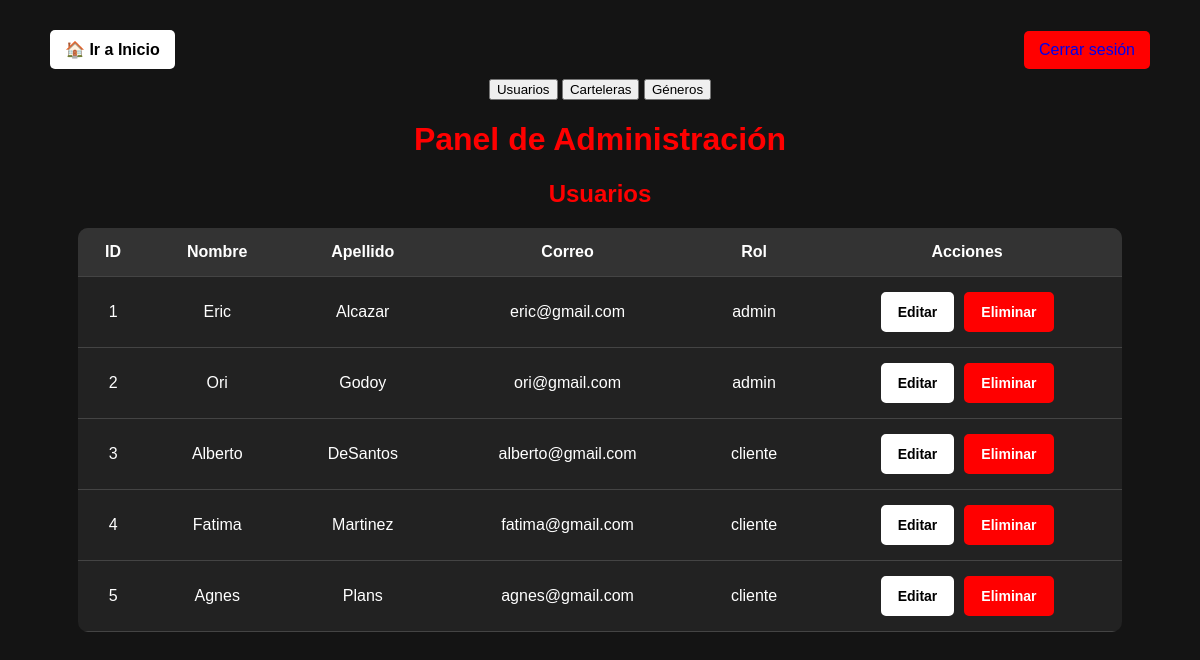
/view/admin.php (signed in), run on the app's committed database.
### tables this page shows
CREATE TABLE usuarios (
  id INT(10) NOT NULL AUTO_INCREMENT,
  rol ENUM('cliente', 'admin') NOT NULL,
  nombre VARCHAR(20) NOT NULL,
  apellido VARCHAR(30) NOT NULL,
  correo VARCHAR(100) NOT NULL UNIQUE,
  contrasena VARCHAR(255) NOT NULL,
  telefono CHAR(9) NOT NULL,
  estado ENUM('activo', 'inactivo', 'pendiente') NOT NULL DEFAULT 'pendiente',
  PRIMARY KEY (id)
);

### view/admin.php (the view, shortened to what this page needs)
<?php
include('../php/conexion.php');
$usuarios = $conexion->query("SELECT * FROM usuarios")->fetchAll(PDO::FETCH_ASSOC);
?>
<!DOCTYPE html>
<html lang="es">
<head>
    <link rel="stylesheet" href="../css/admin.css">
</head>
<body>
    <header>
        <a href="index.php" class="btn-home">🏠 Ir a Inicio</a>
        <a href="../php/logout.php" class="logout">Cerrar sesión</a>
    </header>
    <nav class="admin-menu">
        <button onclick="mostrarSeccion('usuarios')">Usuarios</button>
        <button onclick="mostrarSeccion('carteleras')">Carteleras</button>
        <button onclick="mostrarSeccion('generos')">Géneros</button>
    </nav>
    <h1>Panel de Administración</h1>
    <section id="usuarios" class="admin-section">
        <h2>Usuarios</h2>
        <table>
            <tr>
                <th>ID</th><th>Nombre</th><th>Apellido</th><th>Correo</th><th>Rol</th><th>Acciones</th>
            </tr>
            <?php foreach ($usuarios as $usuario) : ?>
                <tr>
                    <td><?= $usuario['id'] ?></td>
                    <td><?= $usuario['nombre'] ?></td>
                    <td><?= $usuario['apellido'] ?></td>
                    <td><?= $usuario['correo'] ?></td>
                    <td><?= $usuario['rol'] ?></td>
                    <td class="acciones">
                        <a href="editar_usuario.php?id=<?= $usuario['id'] ?>" class="btn btn-edit">Editar</a>
                        <a href="eliminar_usuario.php?id=<?= $usuario['id'] ?>" class="btn btn-delete">Eliminar</a>
                    </td>
                </tr>
            <?php endforeach; ?>
        </table>
    </section>
</body>
</html>

### css/admin.css (style rules this page uses)
body { background-color: #141414; color: white; font-family: Arial, sans-serif; text-align: center; margin: 0; padding: 20px; }
h1, h2 { color: red; }
header { display: flex; justify-content: space-between; align-items: center; padding: 10px 30px; }
.btn-home { display: inline-block; background-color: white; color: black; padding: 10px 15px; border-radius: 5px; font-size: 16px; font-weight: bold; }
.logout { display: inline-block; background-color: red; padding: 10px 15px; border-radius: 5px; font-size: 16px; }
table { width: 90%; margin: 20px auto; border-collapse: collapse; background-color: #222; border-radius: 10px; overflow: hidden; }
th, td { padding: 15px; border-bottom: 1px solid #444; text-align: center; }
th { background-color: #333; }
.acciones { display: flex; justify-content: center; gap: 10px; }
.btn { padding: 10px 15px; border-radius: 5px; font-size: 14px; display: inline-block; font-weight: bold; text-align: center; transition: 0.3s; }
.btn-edit { background-color: white; color: black; border: 2px solid white; }
.btn-delete { background-color: red; color: white; border: 2px solid red; }
a { text-decoration: none; }

### data on the page
usuarios: id "1", nombre "Eric", apellido "Alcazar", correo "eric@gmail.com", rol "admin"
usuarios: id "2", nombre "Ori", apellido "Godoy", correo "ori@gmail.com", rol "admin"
usuarios: id "3", nombre "Alberto", apellido "DeSantos", correo "alberto@gmail.com", rol "cliente"
usuarios: id "4", nombre "Fatima", apellido "Martinez", correo "fatima@gmail.com", rol "cliente"
usuarios: id "5", nombre "Agnes", apellido "Plans", correo "agnes@gmail.com", rol "cliente"
